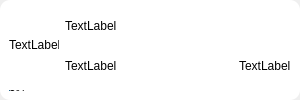
<?xml version="1.0" encoding="UTF-8"?>
<ui version="4.0">
 <class>FriendSendfile</class>
 <widget class="QWidget" name="FriendSendfile">
  <property name="geometry">
   <rect>
    <x>0</x>
    <y>0</y>
    <width>300</width>
    <height>100</height>
   </rect>
  </property>
  <property name="minimumSize">
   <size>
    <width>300</width>
    <height>100</height>
   </size>
  </property>
  <property name="maximumSize">
   <size>
    <width>300</width>
    <height>100</height>
   </size>
  </property>
  <property name="windowTitle">
   <string>Form</string>
  </property>
  <layout class="QGridLayout" name="gridLayout">
   <property name="leftMargin">
    <number>0</number>
   </property>
   <property name="topMargin">
    <number>0</number>
   </property>
   <property name="rightMargin">
    <number>0</number>
   </property>
   <property name="bottomMargin">
    <number>0</number>
   </property>
   <property name="spacing">
    <number>0</number>
   </property>
   <item row="0" column="0">
    <widget class="QWidget" name="widget" native="true">
     <property name="minimumSize">
      <size>
       <width>300</width>
       <height>100</height>
      </size>
     </property>
     <property name="maximumSize">
      <size>
       <width>300</width>
       <height>100</height>
      </size>
     </property>
     <property name="styleSheet">
      <string notr="true">border-radius:10px;
background-color: rgb(255, 255, 255);</string>
     </property>
     <layout class="QVBoxLayout" name="verticalLayout_2">
      <item>
       <layout class="QHBoxLayout" name="horizontalLayout_2">
        <item>
         <widget class="QLabel" name="label">
          <property name="minimumSize">
           <size>
            <width>50</width>
            <height>60</height>
           </size>
          </property>
          <property name="maximumSize">
           <size>
            <width>50</width>
            <height>60</height>
           </size>
          </property>
          <property name="text">
           <string>TextLabel</string>
          </property>
          <property name="scaledContents">
           <bool>true</bool>
          </property>
         </widget>
        </item>
        <item>
         <layout class="QVBoxLayout" name="verticalLayout">
          <item>
           <widget class="QLabel" name="label_2">
            <property name="styleSheet">
             <string notr="true">color: rgb(0, 0, 0);</string>
            </property>
            <property name="text">
             <string>TextLabel</string>
            </property>
           </widget>
          </item>
          <item>
           <layout class="QHBoxLayout" name="horizontalLayout">
            <item>
             <widget class="QLabel" name="label_3">
              <property name="styleSheet">
               <string notr="true">color: rgb(0, 0, 0);</string>
              </property>
              <property name="text">
               <string>TextLabel</string>
              </property>
             </widget>
            </item>
            <item>
             <spacer name="horizontalSpacer">
              <property name="orientation">
               <enum>Qt::Horizontal</enum>
              </property>
              <property name="sizeHint" stdset="0">
               <size>
                <width>40</width>
                <height>20</height>
               </size>
              </property>
             </spacer>
            </item>
            <item>
             <widget class="QLabel" name="label_4">
              <property name="styleSheet">
               <string notr="true">color: rgb(0, 0, 0);</string>
              </property>
              <property name="text">
               <string>TextLabel</string>
              </property>
             </widget>
            </item>
           </layout>
          </item>
         </layout>
        </item>
       </layout>
      </item>
      <item>
       <widget class="QProgressBar" name="progressBar">
        <property name="maximumSize">
         <size>
          <width>16777215</width>
          <height>3</height>
         </size>
        </property>
        <property name="value">
         <number>0</number>
        </property>
       </widget>
      </item>
     </layout>
    </widget>
   </item>
  </layout>
 </widget>
 <resources/>
 <connections/>
</ui>
